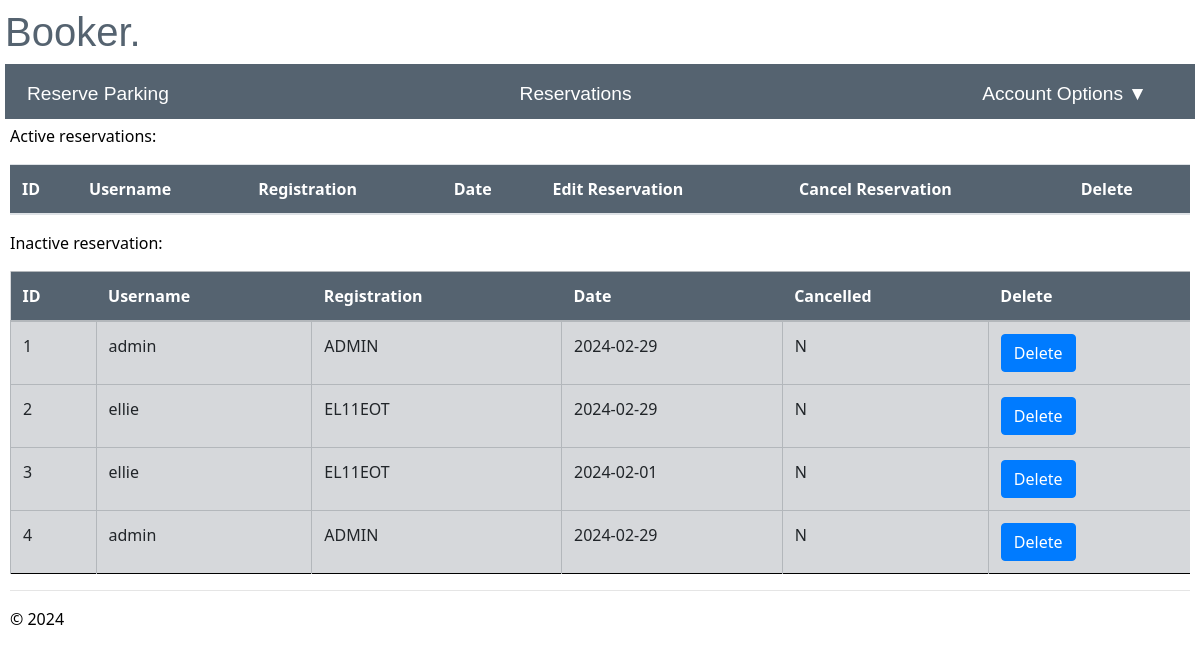
Before: /reservations (signed in) with the older database file.
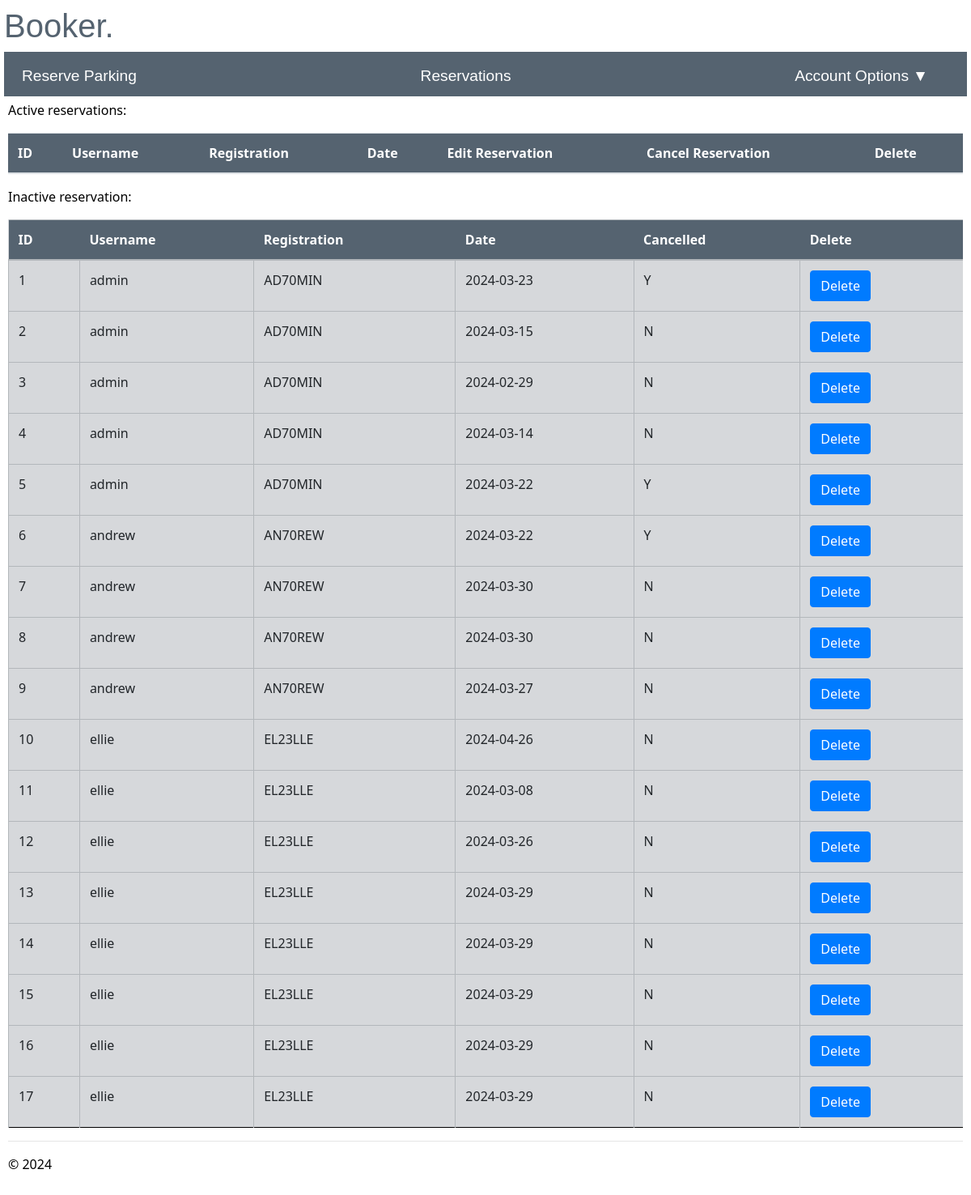
After: the same page with the newer database file.
### app/models/models.py (models this page shows)
class reserve(db.Model):
    __tablename__ = 'reserve'
    id = db.Column(db.Integer, primary_key=True, nullable=False)
    username = db.Column(db.String(20), db.ForeignKey('user.username'), nullable=False)
    registration = db.Column(db.String(9), nullable=False)
    date = db.Column(db.Date,nullable=False)
    cancelled = db.Column(db.String(1), nullable=False, default='N')

### app/main/routes.py (the view, shortened to what this page needs)
@bp.route("/reservations")
@login_required
@check_authorisation
def reservations():
    try:
        if current_user.role =='admin':
            active_reservations = reserve.query.filter(reserve.cancelled == 'N', reserve.date >= func.current_date()).all()
            inactive_reservations = reserve.query.filter(or_(reserve.cancelled == 'Y', reserve.date < func.current_date())).all()
        current_app.logger.info('Username: %s accessed reservations', current_user.username)
        return render_template("reservations.html", active_reservations=active_reservations, inactive_reservations=inactive_reservations)
    except Exception as e:
        flash("An error occurred retrieving reservations. Please try again.")
        current_app.logger.exception('Error during retrieving reservations: %s', str(e))
        return redirect(url_for('main.reserve_parking'))

### app/__init__.py (called while the page is built)
def create_app():
    app = Flask(__name__)
    env_config = os.getenv("PROD_APP_SETTINGS", "config.Config")
    app.config.from_object(env_config)
    db.init_app(app)
    login_manager.init_app(app)
    app.logger.setLevel(logging.INFO)
    handler = RotatingFileHandler('app.log', maxBytes=10240, backupCount=10)
    handler.setLevel(logging.INFO)
    formatter = logging.Formatter('%(asctime)s - %(levelname)s - %(message)s', datefmt='%Y-%m-%d %H:%M:%S')
    handler.setFormatter(formatter)
    app.logger.addHandler(handler)
    from app.main import bp as main_bp
    app.register_blueprint(main_bp)
    from app.user import bp as user_bp
    app.register_blueprint(user_bp)
    from app.admin import bp as admin_bp
    app.register_blueprint(admin_bp)
    @login_manager.user_loader
    def load_user(user_id):
        return User.query.get(int(user_id))
    return app

### app/user/routes.py (called while the page is built)
@bp.before_app_request
def make_session_permanent():
    session.permanent = True
    current_app.permanent_session_lifetime = timedelta(seconds=60)

### app/main/templates/reservations.html (shortened to what this page needs)
{% extends "layout.html" %}
{% block content %}
<p>Active reservations:</p>
<table class="table table-hover">
  <thead class="active tables">
    <th>ID</th>
    <th>Username</th>
    <th>Registration</th>
    <th>Date</th>
    <th>Edit Reservation</th>
    <th>Cancel Reservation</th>
    {% if current_user.role == 'admin' %}
    <th>Delete</th>
    {% endif %}
  </thead>
</table>
<p> Inactive reservation:</p>
<table class="table table-secondary">
  <thead class="inactive tables">
    <th>ID</th>
    <th>Username</th>
    <th>Registration</th>
    <th>Date</th>
    <th>Cancelled</th>
    {% if current_user.role == 'admin' %}
    <th>Delete</th>
    {% endif %}
  </thead>
  <tbody>
    {% for reservation in inactive_reservations %}
    <tr>
      <td>{{reservation.id}}</td>
      <td>{{reservation.username}}</td>
      <td>{{reservation.registration}}</td>
      <td>{{reservation.date}}</td>
      <td>{{reservation.cancelled}}</td>
      {% if current_user.role == 'admin' %}
      <td>
        <form method="POST" action="/delete_reservation/">
          <input type="submit" class='btn btn-primary' value="Delete" onclick='return confirm("Are you sure you want to delete this ticket?")'>
        </form>
      </td>
      {% endif %}
    </tr>
    {% endfor %}
  </tbody>
</table>
{% endblock %}

Changed rows visible on the page:
changed reserve id 1: registration "ADMIN" → "AD70MIN"; date "2024-02-29" → "2024-03-23"; cancelled "N" → "Y"
changed reserve id 2: username "ellie" → "admin"; registration "EL11EOT" → "AD70MIN"; date "2024-02-29" → "2024-03-15"
changed reserve id 3: username "ellie" → "admin"; registration "EL11EOT" → "AD70MIN"; date "2024-02-01" → "2024-02-29"
changed reserve id 4: registration "ADMIN" → "AD70MIN"; date "2024-02-29" → "2024-03-14"
added reserve: id "5", username "admin", registration "AD70MIN", date "2024-03-22", cancelled "Y"
added reserve: id "6", username "andrew", registration "AN70REW", date "2024-03-22", cancelled "Y"
added reserve: id "7", username "andrew", registration "AN70REW", date "2024-03-30", cancelled "N"
added reserve: id "8", username "andrew", registration "AN70REW", date "2024-03-30", cancelled "N"
added reserve: id "9", username "andrew", registration "AN70REW", date "2024-03-27", cancelled "N"
added reserve: id "10", username "ellie", registration "EL23LLE", date "2024-04-26", cancelled "N"
added reserve: id "11", username "ellie", registration "EL23LLE", date "2024-03-08", cancelled "N"
added reserve: id "12", username "ellie", registration "EL23LLE", date "2024-03-26", cancelled "N"
added reserve: id "13", username "ellie", registration "EL23LLE", date "2024-03-29", cancelled "N"
added reserve: id "14", username "ellie", registration "EL23LLE", date "2024-03-29", cancelled "N"
added reserve: id "15", username "ellie", registration "EL23LLE", date "2024-03-29", cancelled "N"
added reserve: id "16", username "ellie", registration "EL23LLE", date "2024-03-29", cancelled "N"
added reserve: id "17", username "ellie", registration "EL23LLE", date "2024-03-29", cancelled "N"
